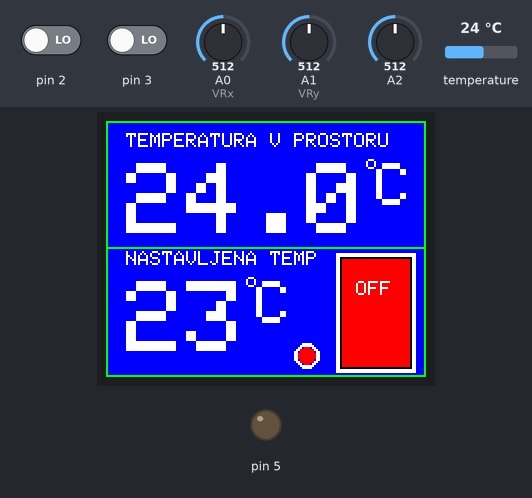
Recording of a sketch running on a simulated Arduino Uno, built with avr-gcc and run on an emulated ATmega328P. On the bench: 160×128 colour display, output pins drawn as LEDs (lit = HIGH). Inputs (shaded band) come from the test bench; at power-on: A0 (VRx) = 512, temperature 24 °C, pin 3 LOW, pin 2 LOW, A1 (VRy) = 512, A2 = 512. EEPROM starts erased; what the sketch prints to the serial monitor is not drawn.

Above: at 1.4 s.
1.5 s: A0 (VRx) set to 983
3.0 s: A0 (VRx) set to 1018
At 5.0 s:
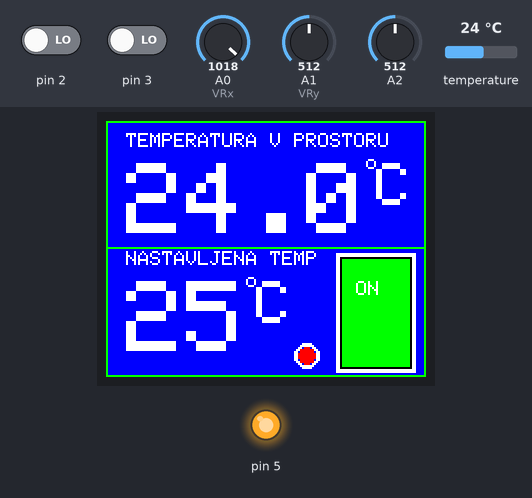
6.0 s: temperature set to 12 °C
At 7.0 s:
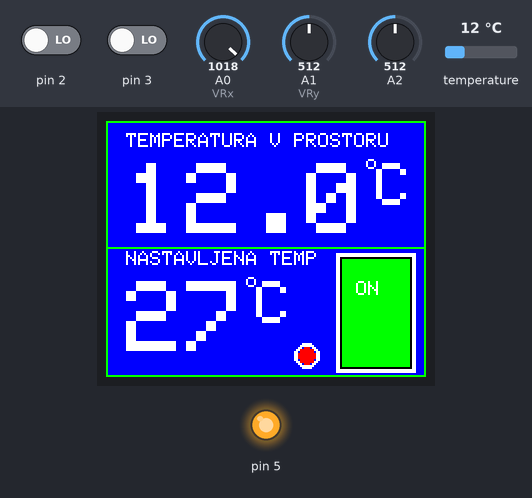
8.7 s: pin 3 driven HIGH
At 11.6 s:
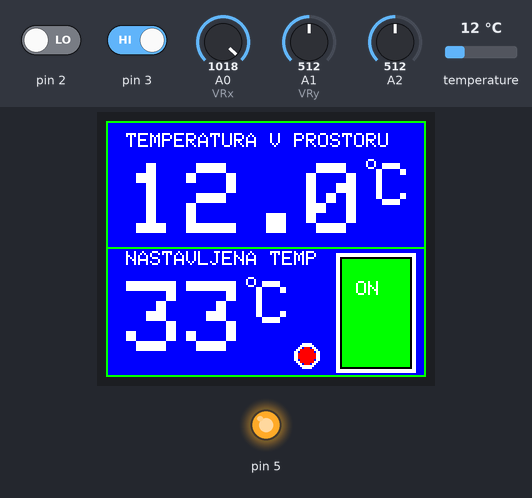
11.7 s: temperature set to 19 °C
At 12.6 s:
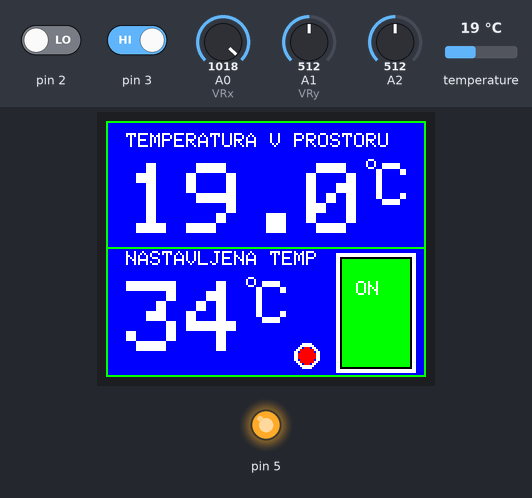
13.8 s: temperature set to 28 °C
At 14.3 s:
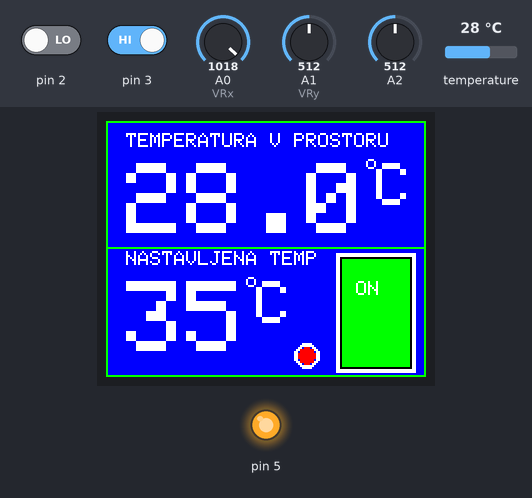
Timing chart, 0 to 16.3 s (numbered marks = the images above; inputs shaded):
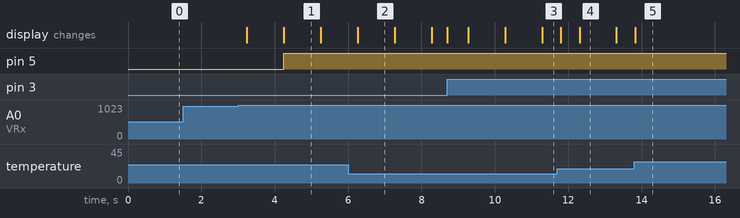

Measured:
- the behaviour switches between 999 and 1000 on A0 (VRx) (found by bisection; images 0 and 1)
- after the input at 1.5 s, every drawn part: stays the same
- after the input at 3.0 s, pin 5: LOW → HIGH after 1.2 s; the display: first changes after 0.23 s (image 1 shows a later state)
- after the input at 13.8 s, the display: changes at once (image 5)
- what the display in image 1 shows lasts 1.0 s, from 4.2 s to 5.2 s

The sketch:

temperatura.ino
```cpp
#include <Adafruit_BME280.h>

#include <Adafruit_GFX.h>
#include <Adafruit_ST7735.h>

#include <EEPROM.h>

#define TFT_CS        10
#define TFT_RST        9
#define TFT_DC         8

Adafruit_BME280 bme;

Adafruit_ST7735 tft = Adafruit_ST7735(TFT_CS, TFT_DC, TFT_RST);

int VRx = A0;
int VRy = A1;
int mapX;
int mapY;
int smer_j;

int prevSmer;

volatile float currentTemp;
float prevTemp, changeDif;

unsigned int setTemp;

bool state, dif;

const uint8_t addr = 0;
const uint8_t addr2 = 1;
const uint8_t addr3 = 2;

void increase()
{
  if (setTemp < 35)
  {
    setTemp += 1;
    updateSetTemp();
  }
}

void decrease()
{
  if (setTemp > 15)
  {
    setTemp -= 1;
    updateSetTemp();
  }
}

void readP()
{
  mapX = map(analogRead(VRx), 0, 1023, 0, 1023);
  mapY = map(analogRead(VRy), 0, 1023, 0, 1023);
}

void dir()
{
  if (mapX >= 490 && mapX <= 530 && mapY <= 30 && mapY >= 0)
    smer_j = 1; //dol

  if (mapX >= 490 && mapX <= 530 && mapY <= 1023 && mapY >= 1000)
    smer_j = 2; //gor

  if (mapX >= 0 && mapX <= 30 && mapY <= 530 && mapY >= 490)
    smer_j = 3; //levo

  if (mapX >= 1000 && mapX <= 1023 && mapY <= 530 && mapY >= 490)
    smer_j = 4; //desno
}

bool checkPrevSmer()
{
  if (smer_j == prevSmer)
    return 0;
  return 1;
}

void updateCurrentTemp()
{
  tft.fillRect(10, 21, 120, 40, ST7735_BLUE);
  tft.setCursor(10, 21);
  tft.setTextSize(5);
  tft.print(currentTemp, 1);
}

void updateSetTemp()
{
  tft.fillRect(10, 80, 55, 40, ST7735_BLUE);
  tft.setCursor(10, 80);
  tft.setTextSize(5);
  tft.print(setTemp);
}

void save()
{
  EEPROM.write(addr, setTemp);
}

void changeButtonColor()
{
  if (state)
  {
    tft.fillRect(118, 69, 34, 54, ST7735_GREEN);
    tft.setCursor(125, 80);
    tft.setTextSize(1);
    tft.print("ON");
  }
  else
  {
    tft.fillRect(118, 69, 34, 54, ST7735_RED);
    tft.setCursor(125, 80);
    tft.setTextSize(1);
    tft.print("OFF");
  }
}

float truncF(float num)
{
  int temp;
  temp = (int)(num * 10);
  return (float)temp / 10;
}

void updateDif()
{
  if (changeDif == 0.5)
  {
    changeDif = 0.0;
    tft.fillCircle(100, 117 , 4, ST7735_RED);
    dif = 1;
  }
  else
  {
    changeDif = 0.5;
    tft.fillCircle(100, 117 , 4, ST7735_GREEN);
    dif = 0;
  }
  state = !state;
  changeButtonColor();
}

void compareTemp()
{
  if (currentTemp > setTemp)
  {
    if (state)
    {
      state = 0;
      changeButtonColor();
      digitalWrite(5, LOW);
      Serial.println("currentTemp > setTemp");
    }
    return;
  }
  if (currentTemp + changeDif < setTemp)
  {
    if (!state)
    {
      state = 1;
      changeButtonColor();
      digitalWrite(5, HIGH);
      Serial.println("currentTemp + changeDif < setTemp");
    }
    return;
  }
}


void setup() {
  Serial.begin(9600);
  bme.begin(0x76);

  int screenWidth = 160;
  int screenHeight = 128;

  //Inicializacija zaslona na belo barvo
  tft.initR(INITR_BLACKTAB);
  tft.setRotation(3); //obrne zaslon na pravo stran
  tft.fillScreen(ST7735_GREEN);
  tft.setTextSize(1);
  tft.fillRect(1, 1, screenWidth - 2, (screenHeight - 2) / 2 - 1, ST7735_BLUE);
  tft.fillRect(1, (screenHeight - 2) / 2 + 1, screenWidth - 2, (screenHeight - 2) / 2, ST7735_BLUE);
  tft.setCursor(10, 6);
  tft.print("TEMPERATURA V PROSTORU");
  tft.setCursor(10, 65);
  tft.print("NASTAVLJENA TEMP");


  // Znak °C
  tft.setTextSize(3);
  tft.setCursor(135, 21);
  tft.print("C");
  tft.setCursor(75, 80);
  tft.print("C");
  tft.setTextSize(1);
  tft.setCursor(130, 17);
  tft.print("o");
  tft.setCursor(70, 76);
  tft.print("o");

  tft.drawRect(115, 66, 40, 60, ST7735_WHITE);
  tft.drawRect(116, 67, 38, 58, ST7735_WHITE);
  tft.drawRect(117, 68, 36, 56, ST7735_BLACK);

  tft.drawCircle(100, 117 , 6, ST7735_WHITE);
  tft.drawCircle(100, 117 , 5, ST7735_WHITE);

  currentTemp = truncF(bme.readTemperature());

  state = 0;
  changeDif = 0.5;
  smer_j = 0;

  if (EEPROM.read(addr) != 255)
    setTemp = EEPROM.read(addr);
  else
    setTemp = 23;

  updateSetTemp();
  updateCurrentTemp();
  changeButtonColor();
  updateDif();

  attachInterrupt(digitalPinToInterrupt(2), decrease, RISING);
  attachInterrupt(digitalPinToInterrupt(3), increase, RISING);

  pinMode(5, OUTPUT);
}


void loop() {
  prevSmer = smer_j;
  readP();
  dir();
  switch (smer_j)
  {
    case (3): if (checkPrevSmer())
        decrease();
      else
        smer_j = 0; break;
    case (4): if (checkPrevSmer())
        increase();
      else
        smer_j = 0;break;
  }
  prevTemp = currentTemp;
  currentTemp = truncF(bme.readTemperature());
  if (analogRead(A2) == 0)
    updateDif();
  if (currentTemp != prevTemp)
    updateCurrentTemp();
  compareTemp();
  save();
  delay(500);
}
```
